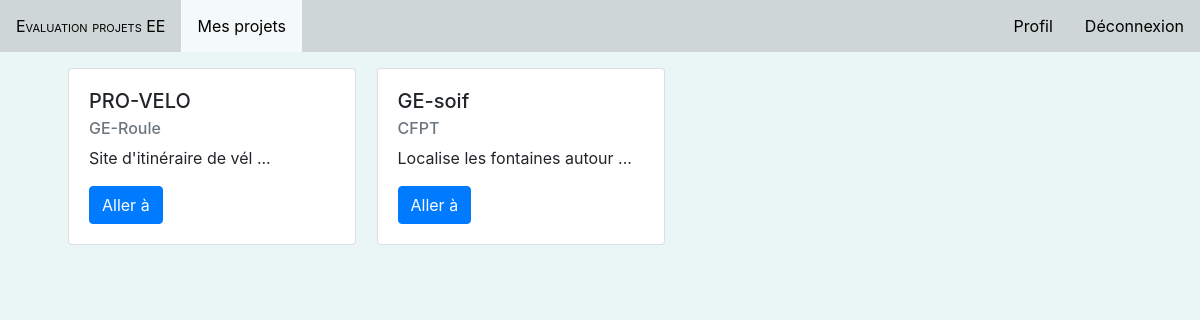
Before: /index.php?page=projets (signed in) with the older database file.
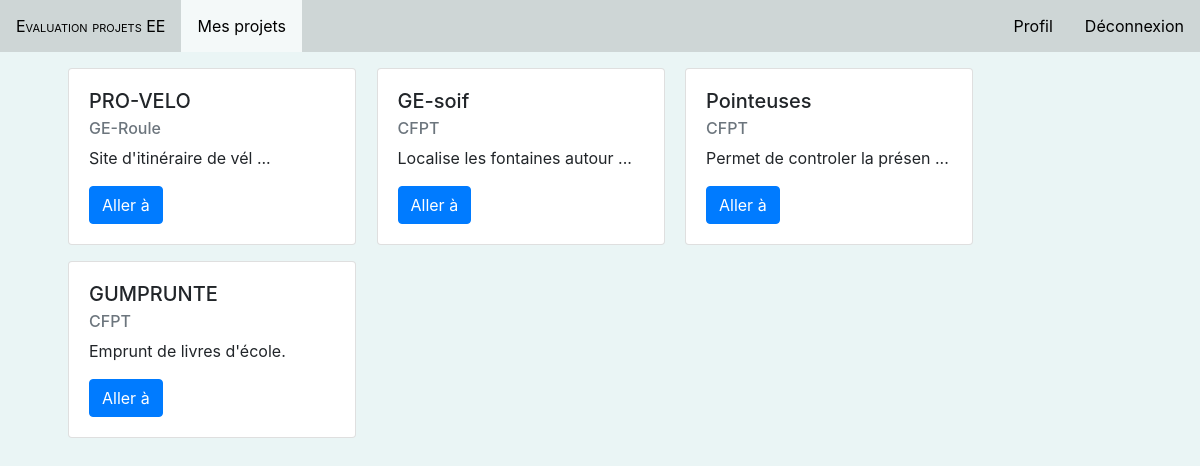
After: the same page with the newer database file.
### tables this page shows
CREATE TABLE `travaille_pour` (
  `idProjet` int(11) NOT NULL,
  `idEleve` int(11) NOT NULL,
  `estEvalue` tinyint(1) NOT NULL DEFAULT '0'
);

CREATE TABLE `projets` (
  `idProjet` int(11) NOT NULL,
  `titre` varchar(50) NOT NULL,
  `description` varchar(500) NOT NULL,
  `client` varchar(50) NOT NULL,
  `dureePrevue` varchar(10) NOT NULL,
  `dateDebut` date NOT NULL,
  `idDomaine` int(11) NOT NULL,
  `idUtilisateur` int(11) NOT NULL
);

### model/getProjetsEleve.php (called while the page is built)
<?php
function GetProjetsEleve()
{
  $db = connectDB();
  $query = $db->prepare("SELECT * FROM projets INNER JOIN travaille_pour ON projets.idProjet = travaille_pour.idProjet INNER JOIN eleves ON travaille_pour.idEleve = eleves.idEleve WHERE eleves.idUtilisateur = ?");
  $query->bindParam(1, $_SESSION["id"]);
  if ($query->execute()) {
    $tab = $query->fetchAll(PDO::FETCH_ASSOC);
    return $tab;
  }
  else {
    header('Location: ');
  }
}
?>

### views/projetsEleve.php (the view, shortened to what this page needs)
<?php
include 'model/getProjetsEleve.php';
?>
<div class="container" style="float:right;">
    <div class="row mt-3">
    <?php
    foreach (GetProjetsEleve() as $projet) {
      if (strlen($projet["description"]) > 32) {
        $projet["description"] = substr($projet["description"], 0, 30) . " ...";
      }
      echo "<div class=\"card card-custom mx-2 mb-3\" style=\"width: 18rem;\">";
      echo "<div class=\"card-body\">";
      echo "<h5 class=\"card-title\">".$projet["titre"]."</h5>";
      echo "<h6 class=\"card-subtitle mb-2 text-muted\">".$projet["client"]."</h6>";
      echo "<p class=\"card-text\">".$projet["description"]."</p>";
      echo "<form method=\"POST\" action=\"model/afficheDetailGestion.php\">";
      echo "<button type=\"submit\" class=\"btn btn-primary\">Aller à</button>";
      echo "</form>";
      echo "</div>";
      echo "</div>&nbsp;";
    } ?>
  </div>
</div>

### views/head.php (shortened to what this page needs)
<!DOCTYPE html>
<html lang="fr">
  <head>
    <link rel="stylesheet" href="https://stackpath.bootstrapcdn.com/bootstrap/4.4.1/css/bootstrap.min.css">
    <link rel="stylesheet" type="text/css" href="./css/style.css">
  </head>
  <body>
    <nav>
      <ul id="navigation">
        <li id="titlenav"><a>Evaluation projets EE</a></li>
        <?php
          if(isset($_SESSION["log"])) {
            $page = $_GET["page"];
            switch ($_SESSION["statut"]) {
              case 3:
                echo '<li class="pages"><a href="index.php?page=projets" '.(($page == "projets") ? STYLE_PAGE_ACTIVE : "").'>Mes projets</a></li>';
                echo '<li class="pages" style="float: right;"><a href="index.php?page=logout">Déconnexion</a></li>';
                echo '<li class="pages" style="float: right;"><a href="index.php?page=profil" '.(($page == "profil") ? STYLE_PAGE_ACTIVE : "").'>Profil</a></li>';
                break;
            }
          }
       ?>
      </ul>
    </nav>

### index.php (shortened to what this page needs)
<?php
include 'views/head.php';
$page = (isset($_GET["page"]) ? $_GET["page"] : "");
if ($page == "" || $page == "login") {
  include 'views/login.php';
}
elseif ($page == "projets") {
  if (isset($_SESSION["statut"])) {
      switch ($_SESSION["statut"]) {
        case 3:
          include 'views/projetsEleve.php';
          break;
      }
  }
  else {
    header('Location: index.php?page=login');
  }
}
elseif ($page == "profil") {
  include 'views/profil.php';
}
elseif ($page == "logout") {
  header('Location: model/logout.php');
}
else {
  include 'views/error.php';
}
?>

### css/style.css (style rules this page uses)
html, body { background-color: #EAF5F5 !important; }
#navigation { list-style-type: none; margin: 0; padding: 0; overflow: hidden; background-color: #CED6D6; }
.pages { float: left; }
.pages a { display: block; color: black; text-align: center; padding: 14px 16px; text-decoration: none; }
#titlenav { float: left; }
#titlenav a { display: block; color: black; text-align: center; padding: 14px 16px; text-decoration: none; font-variant: small-caps; }

Changed rows visible on the page:
added travaille_pour: idProjet.titre "Pointeuses", idProjet.client "CFPT", description "Permet de controler la présen ..."
added travaille_pour: idProjet.titre "GUMPRUNTE", idProjet.client "CFPT", idProjet.description "Emprunt de livres d'école."
